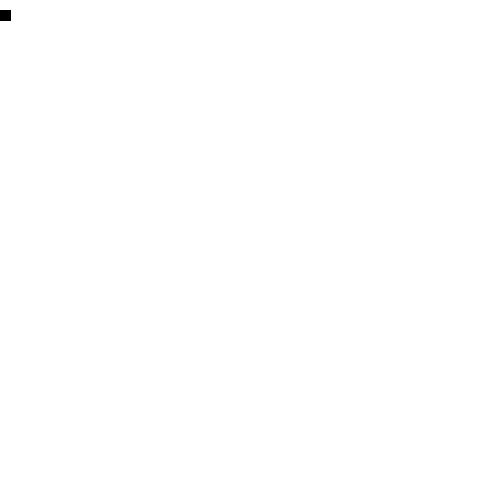
Frame 1 (no input)
Frame 60 (the mouse pressed at the canvas centre just before this capture): blank canvas, image omitted
Frame 120 (the mouse held since frame 60 and released just before this capture): blank canvas, image omitted

The Processing sketch that drew this single still picture (run headless with seeded random() and noise(); from frame 60 on, the mouse is pressed at the canvas centre):

// Processing sketch: Daralan_Kare
// ── Daralan_Kare.pde
int x,y=0;
int a=0;
void setup()
{
  size(500,500);
  background(255,255,255);
}
void draw()
{
  background(255,255,255);
  fill(0);
  if (x==(a*10) && y<490-(a*10))
  {
    x=a*10;
    y+=10;  
  }
  else if (y==490-(a*10) && x<490-(a*10))
  {  
    y=490-(a*10);
    x+=10;  
  }
  else if (x==490-(a*10) && y>0+(a*10))
  {
    x=490-(a*10);
    y-=10;
  }
  else if (y==0+(a*10) && x>0+(a*10))
  {
    y=0+(a*10); 
    x-=10;
  }
  if (y==(a*10) && x==(a*10)+10)
  {
    a++;
    println(a+".tur");
  }
  rect(x,y,10,10);
}
